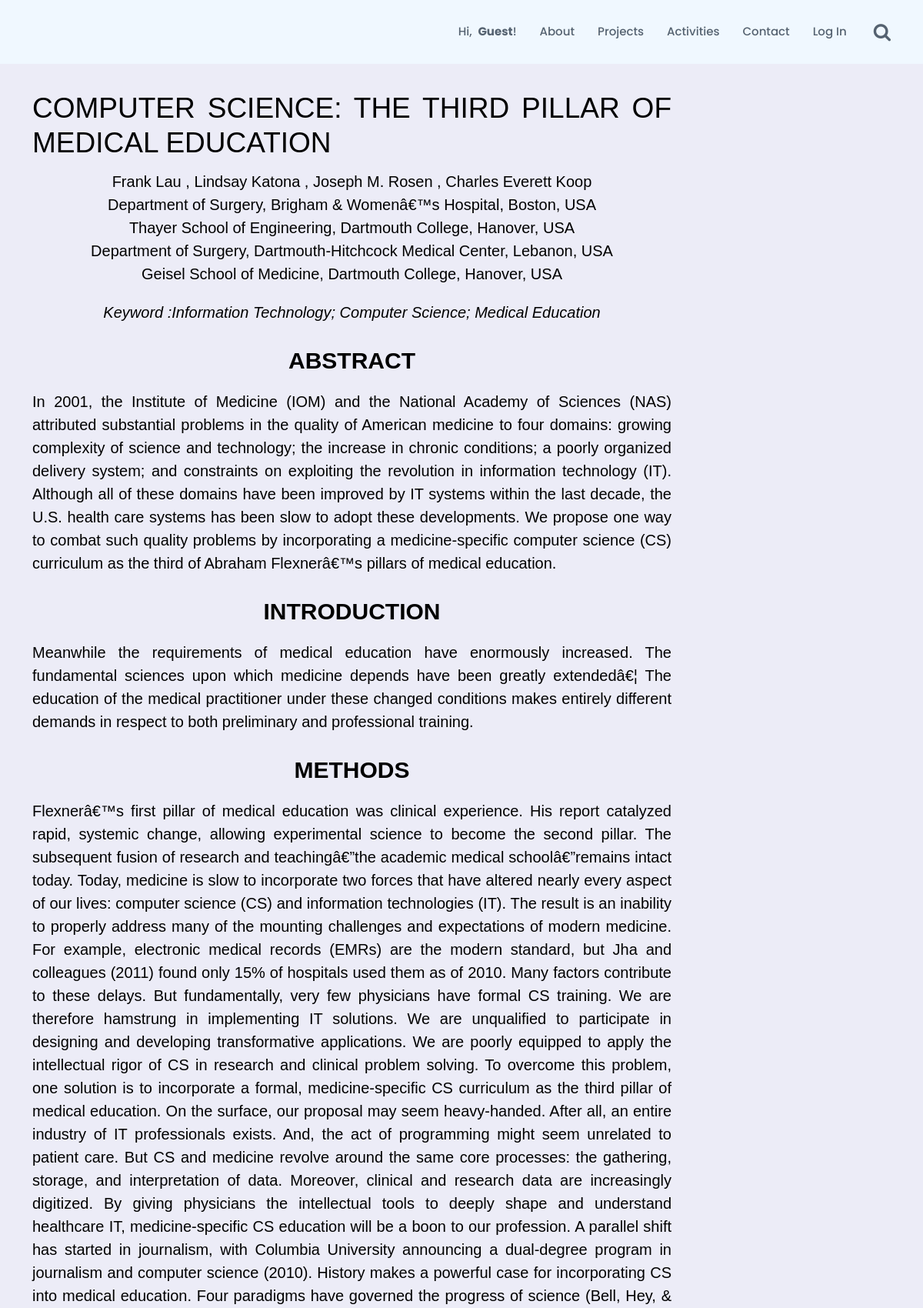
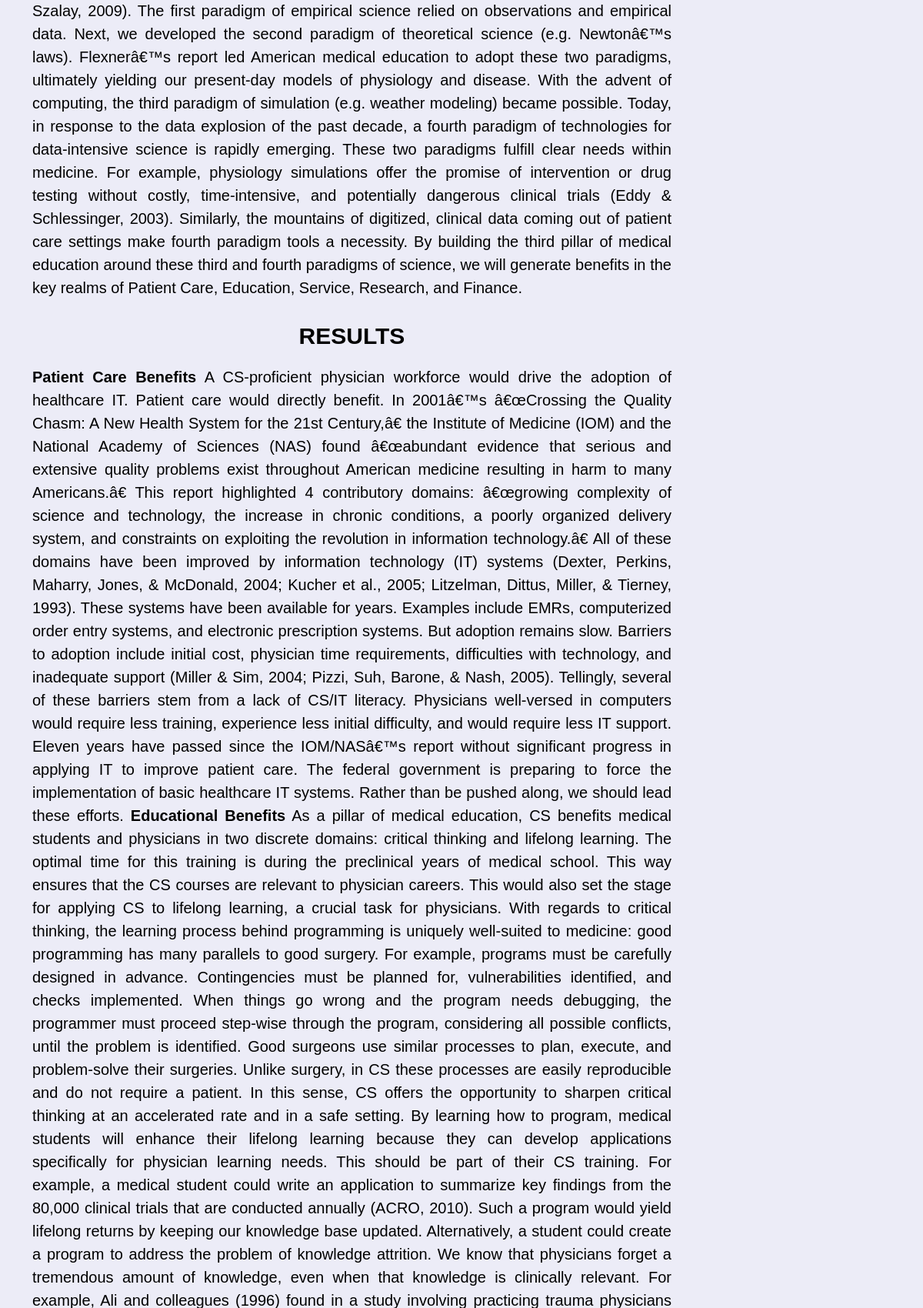
Screenshot of /projects-detail.php?x=99 (upper part) with the database file from the repository (2 pictures, top to bottom).
### tables this page shows
CREATE TABLE `project` (
  `id_project` int(50) NOT NULL,
  `title` text DEFAULT NULL,
  `team` text NOT NULL,
  `abstract` longtext NOT NULL,
  `background` longtext NOT NULL,
  `methods` longtext NOT NULL,
  `results` longtext NOT NULL,
  `discussion` longtext NOT NULL,
  `conclusions` longtext NOT NULL,
  `references` longtext NOT NULL,
  `keyword` text NOT NULL,
  `references2` longtext NOT NULL,
  `gambarName` varchar(25) NOT NULL
);

### projects-detail.php (the view, shortened to what this page needs)
<?php
$conn = mysqli_connect($servername, $username, $password, $database);
?>
<!DOCTYPE html>
<html lang="en">
<head>
  <link href="assets/vendor/animate.css/animate.min.css" rel="stylesheet">
  <link href="assets/vendor/bootstrap/css/bootstrap.min.css" rel="stylesheet">
  <link href="assets/vendor/bootstrap-icons/bootstrap-icons.css" rel="stylesheet">
  <link href="assets/vendor/boxicons/css/boxicons.min.css" rel="stylesheet">
  <link href="assets/vendor/glightbox/css/glightbox.min.css" rel="stylesheet">
  <link href="assets/vendor/remixicon/remixicon.css" rel="stylesheet">
  <link href="assets/vendor/swiper/swiper-bundle.min.css" rel="stylesheet">
  <link href="assets/css/style.css?ver=5" rel="stylesheet">
 <link rel="stylesheet" href="https://cdnjs.cloudflare.com/ajax/libs/font-awesome/4.7.0/css/font-awesome.min.css">
</head>
<body>
  <header id="header" class="fixed-top d-flex align-items-center">
    <div class="container d-flex align-items-center">
        <nav id="navbar" class="navbar">
          <ul>
                                <?php
             if ($_SESSION ["name"]!=""){
                 echo '<li><a href="index.php"> Hi, &nbsp; <strong> '.$_SESSION ["name"].'</strong>!</li>';
                echo '<li><a href="about.php">About</a></li>';
          echo '<li><a href="projects.php">Projects</a></li>';
          echo '
              <div class="dropdown_navbar">
        <li><a href="#">Activities</a></li>
        <div class="dropdown_navbar-content">
           <a href="activities.php">Activities</a>
            <a href="gallery.php">Gallery</a>
            <a href="students.php">Students</a>
        </div>
    </div>';
               echo '  <li><a href="contact.php">Contact</a></li>';
 echo '<li><a href="logout.php"> <i style="font-size:24px" class="fa fa-sign-out"></i> </a></li>';
    echo ' <li><a href="search.php"> <i style="font-size:24px" class="fa">&#xf002;</i> </a></li>';
             }
             else {
                echo '<li><a href="index.php"> Hi,  &nbsp; <strong> Guest </strong>!</li>';
                echo '<li><a href="about.php">About</a></li>';
          echo '<li><a href="projects.php">Projects</a></li>';
          echo '
              <div class="dropdown_navbar">
        <li><a href="#">Activities</a></li>
        <div class="dropdown_navbar-content">
          <a href="activities.php">Activities</a>
            <a href="gallery.php">Gallery</a>
            <a href="students.php">Students</a>
        </div>
    </div>';
               echo '  <li><a href="contact.php">Contact</a></li>';
                echo '<li><a href="login&regist.php">Log In </i></a></li>';
                    echo ' <li><a href="search.php"> <i style="font-size:24px" class="fa">&#xf002;</i> </a></li>';
             }
             ?>
        </nav>
    </div>
  </header>
  <section id="projects-detail" class="projects-detail">
    <div class="container">
      <div class="row">
        <div class="col-md-9 post-content">
          <?php
          $id_project = $_GET['x'];
          $sql = "SELECT * from project where id_project = $id_project";
          $result = mysqli_query($conn, $sql);
          while ($row = mysqli_fetch_assoc($result)) {
echo "
<div class='detail'>
    <h3>" . stripslashes($row['title']) . "</h3>
    <p style='text-align: center;'><span class='firstcharacter'></span>" . stripslashes($row['team']) . "</p>
    <p style='text-align: center;'><em>Keyword :" . stripslashes($row['keyword']) . "</em></p>
    <h4 style='text-align: center;'><strong>Abstract</strong></h4>
    <p>" . stripslashes($row['abstract']) . "</p>
    <h4 style='text-align: center;'><strong>Introduction</strong></h4>
    <p>" . stripslashes($row['background']) . "</p>
    <h4 style='text-align: center;'><strong>Methods</strong></h4>
    <p>" . stripslashes($row['methods']) . "</p>
    <h4 style='text-align: center;'><strong>Results</strong></h4>
    <p>" . stripslashes($row['results']) . "</p>
    <h4 style='text-align: center;'><strong>Discussion</strong></h4>
    <p>" . stripslashes($row['discussion']) . "</p>
    <h4 style='text-align: center;'><strong>Conclusions</strong></h4>
    <p>" . stripslashes($row['conclusions']) . "</p>
    <div class='row'>
        <div class='col-6'>
            <h4><strong>References</strong></h4>
            <p>" . stripslashes($row['references']) . "</p>
        </div>
        <div class='col-6'>
            <p>" . stripslashes($row['references2']) . "</p>
        </div>
    </div>
</div>";
          }
          ?>
        </div>
      </div>
    </div>
  </section>
</body>
</html>

### assets/css/style.css (style rules this page uses)
body { font-family: "Open Sans", sans-serif; color: #444444; }
a { text-decoration: none; }
p, h1, h2, h3, h4, h5, h6 { font-family: "Open Sans", sans-serif; }
#header { background: #F0F8FF; transition: all 0.5s; z-index: 997; padding: 20px 0; }
.navbar { padding: 0; }
.navbar ul { margin: 0; padding: 0; display: flex; list-style: none; align-items: center; }
.navbar li { position: relative; }
.navbar a, .navbar a:focus { display: flex; align-items: center; justify-content: space-between; padding: 10px 0 10px 30px; font-family: "Poppins", sans-serif; font-size: 15px; font-weight: 500; color: #556270; white-space: nowrap; transition: 0.3s; }
.navbar a i, .navbar a:focus i { font-size: 12px; line-height: 0; margin-left: 5px; }
section { padding: 60px 0; overflow: hidden; }
.projects-detail { background : #ececf7; }
.projects-detail .detail h3 { font-size: 37px; color: #000000; text-transform: uppercase; margin-bottom: -0.2em; margin-top: 1.6em; font-family: sans-serif; text-align: justify; }
.projects-detail .detail h4 { font-size: 30px; color: #000000; text-transform: uppercase; margin-bottom: 0.5em; margin-top: 1em; font-family: sans-serif; }
.projects-detail .detail p { font-size: 20px; color: #000000; margin-bottom: 0.5em; margin-top: 1em; font-family: "arial", sans-serif; text-align: justify; }

### projects-detail.php (style rules this page uses)
.navbar .dropdown_navbar { position: relative; display: inline-block; }

### rows the page displays
project: title "COMPUTER SCIENCE: THE THIRD PILLAR OF MEDICAL EDUCATION", team "Frank Lau , Lindsay Katona , Joseph M. Rosen , Charles Everett Koop Department of Surgery, Brigham & Womenâ€™s Hospital, Boston, USA Thayer School of Engineering, Dartmouth College, Hanover, USA Department of Surgery, Dartmouth-Hitchcock Medical Center, Lebanon, USA Geisel School of Medicine, Dartmouth College, Hanover, USA", keyword "Information Technology; Computer Science; Medical Education", abstract "In 2001, the Institute of Medicine (IOM) and the National Academy of Sciences (NAS) attributed substantial problems in the quality of American medicine to four domains: growing complexity of science and technology; the increase in chronic conditions; a poorly organized delivery system; and constraints on exploiting the revolution in information technology (IT). Although all of these domains have been improved by IT systems within the last decade, the U.S. health care systems has been slow to adopt these developments. We propose one way to combat such quality problems by incorporating a medicine-specific computer science (CS) curriculum as the third of Abraham Flexnerâ€™s pillars of medical…", background "Meanwhile the requirements of medical education have enormously increased. The fundamental sciences upon which medicine depends have been greatly extendedâ€¦ The education of the medical practitioner under these changed conditions makes entirely different demands in respect to both preliminary and professional training.", methods "Flexnerâ€™s first pillar of medical education was clinical experience. His report catalyzed rapid, systemic change, allowing experimental science to become the second pillar. The subsequent fusion of research and teachingâ€”the academic medical schoolâ€”remains intact today. Today, medicine is slow to incorporate two forces that have altered nearly every aspect of our lives: computer science (CS) and information technologies (IT). The result is an inability to properly address many of the mounting challenges and expectations of modern medicine. For example, electronic medical records (EMRs) are the modern standard, but Jha and colleagues (2011) found only 15% of hospitals used them as of…", results "Patient Care Benefits A CS-proficient physician workforce would drive the adoption of healthcare IT. Patient care would directly benefit. In 2001â€™s â€œCrossing the Quality Chasm: A New Health System for the 21st Century,â€ the Institute of Medicine (IOM) and the National Academy of Sciences (NAS) found â€œabundant evidence that serious and extensive quality problems exist throughout American medicine resulting in harm to many Americans.â€ This report highlighted 4 contributory domains: â€œgrowing complexity of science and technology, the increase in chronic conditions, a poorly organized delivery system, and constraints on exploiting the revolution in information technology.â€ All of…"
